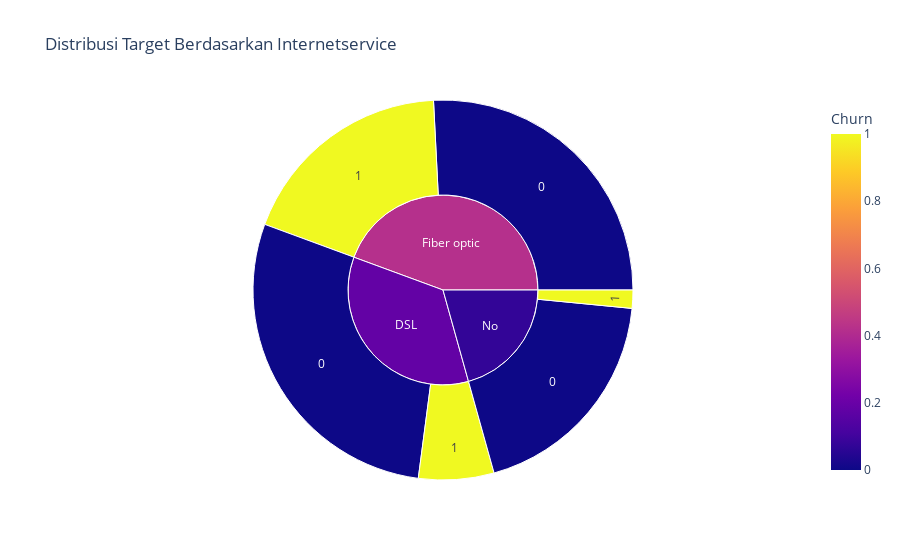

Notebook cell for this chart:
### Markdown cell above
### Berdasarkan InternetService

### Code cell
cat_col_viz('InternetService')

### Figure 1 — Plotly figure (JSON) as saved in the notebook; plotly's stock layout.template omitted (floating-point values rounded to 4 significant figures)
{"data": [{"branchvalues": "total", "customdata": [[0], [0], [0], [1], [1], [1], [0.1834], [0.4188], [0.07478]], "domain": {"x": [0, 1], "y": [0, 1]}, "hovertemplate": "labels=%{label}<br>count=%{value}<br>parent=%{parent}<br>id=%{id}<br>Churn=%{color}<extra></extra>", "ids": ["DSL/0", "Fiber optic/0", "No/0", "DSL/1", "Fiber optic/1", "No/1", "DSL", "Fiber optic", "No"], "labels": ["0", "0", "0", "1", "1", "1", "DSL", "Fiber optic", "No"], "marker": {"coloraxis": "coloraxis", "colors": [0, 0, 0, 1, 1, 1, 0.1834, 0.4188, 0.07478]}, "name": "", "parents": ["DSL", "Fiber optic", "No", "DSL", "Fiber optic", "No", "", "", ""], "type": "sunburst", "values": [1385, 1252, 928, 311, 902, 75, 1696, 2154, 1003]}], "layout": {"coloraxis": {"colorbar": {"title": {"text": "Churn"}}, "colorscale": [[0, "#0d0887"], [0.1111, "#46039f"], [0.2222, "#7201a8"], [0.3333, "#9c179e"], [0.4444, "#bd3786"], [0.5556, "#d8576b"], [0.6667, "#ed7953"], [0.7778, "#fb9f3a"], [0.8889, "#fdca26"], [1, "#f0f921"]]}, "legend": {"tracegroupgap": 0}, "title": {"text": "Distribusi Target Berdasarkan Internetservice"}}}
